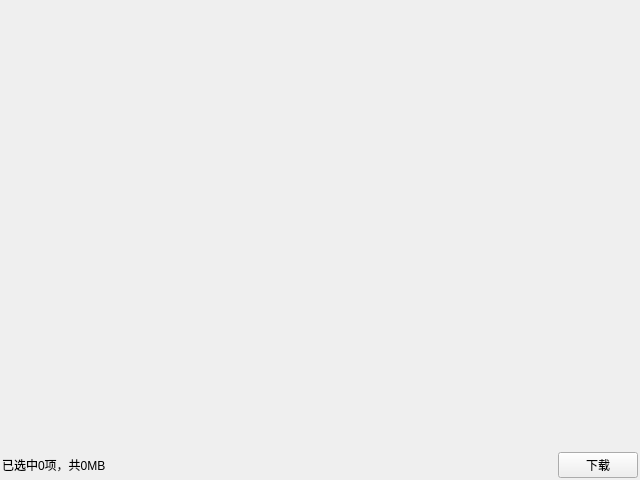
<?xml version="1.0" encoding="UTF-8"?>
<ui version="4.0">
 <class>FormWebApps</class>
 <widget class="QWidget" name="FormWebApps">
  <property name="geometry">
   <rect>
    <x>0</x>
    <y>0</y>
    <width>640</width>
    <height>480</height>
   </rect>
  </property>
  <property name="windowTitle">
   <string>Form</string>
  </property>
  <layout class="QGridLayout" name="gridLayout" rowstretch="1,0" columnstretch="1,0">
   <property name="leftMargin">
    <number>2</number>
   </property>
   <property name="topMargin">
    <number>2</number>
   </property>
   <property name="rightMargin">
    <number>2</number>
   </property>
   <property name="bottomMargin">
    <number>2</number>
   </property>
   <property name="spacing">
    <number>4</number>
   </property>
   <item row="0" column="0" colspan="2">
    <widget class="FormWeb" name="formWeb" native="true"/>
   </item>
   <item row="1" column="0">
    <widget class="QLabel" name="label_summary">
     <property name="text">
      <string>已选中0项，共0MB</string>
     </property>
    </widget>
   </item>
   <item row="1" column="1">
    <widget class="QPushButton" name="btn_download">
     <property name="text">
      <string>下载</string>
     </property>
    </widget>
   </item>
  </layout>
 </widget>
 <customwidgets>
  <customwidget>
   <class>FormWeb</class>
   <extends>QWidget</extends>
   <header>formweb.h</header>
  </customwidget>
 </customwidgets>
 <resources/>
 <connections/>
</ui>
